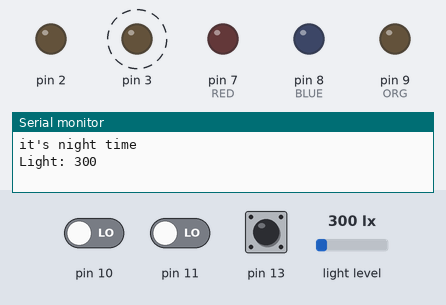
Simulated run of this sketch. Board: Arduino Uno, built for the host (arithmetic inside an expression is 32-bit, double 64-bit). On the bench: output pins drawn as LEDs (lit = HIGH), the last lines printed to the serial monitor. Dashed ring = blinking. The inputs (shaded band) are chosen by the test bench; at power-on: light level 300 lx, pin 10 LOW, pin 11 LOW, pin 13 HIGH.

Above: at 0.2 s.
1.3 s: light level set to 974 lx
4.4 s: light level set to 1016 lx
At 5.55 s:
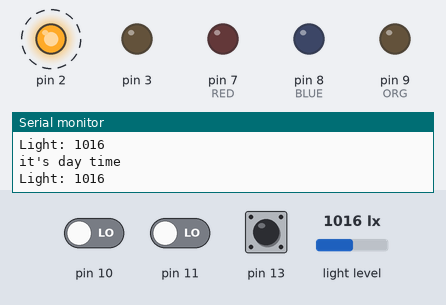
7.5 s: pin 10 driven HIGH
At 8.5 s:
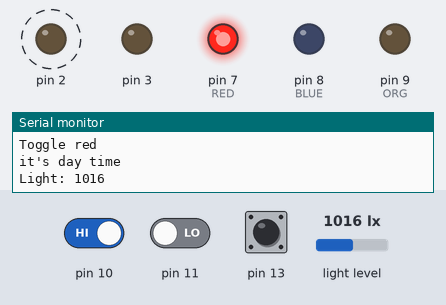
10.6 s: pin 11 driven HIGH
At 11.0 s:
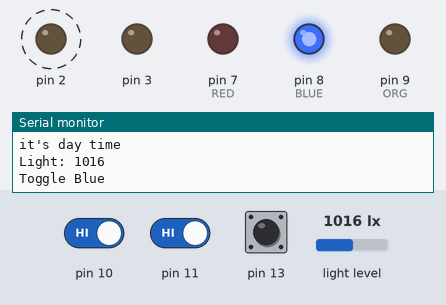
13.7 s: pin 13 pulled LOW for 0.65 s
At 15.2 s:
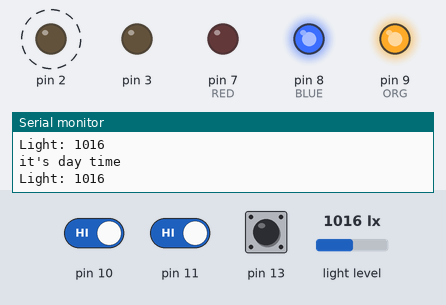
16.9 s: light level set to 40 lx
At 17.65 s:
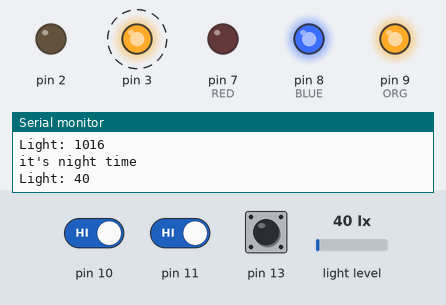
Timing chart, 0 to 21.0 s (numbered marks = the images above; inputs shaded):
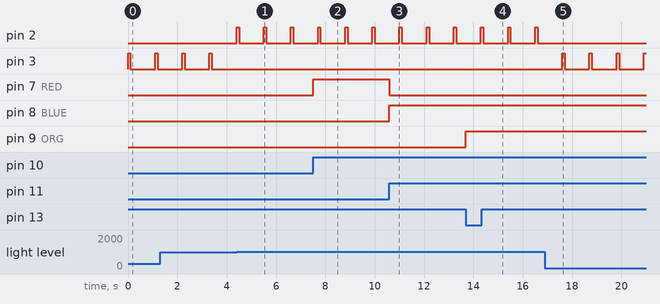

The sketch:

Interrupting.ino
```cpp
#include <BH1750FVI.h>
#define RED 7
#define BLUE 8
#define ORG 9
uint8_t ORG_state = LOW;
uint8_t BLUE_state = LOW;
uint8_t RED_state = LOW;
// Create the Lightsensor instance
BH1750FVI LightSensor(BH1750FVI::k_DevModeContLowRes);

void setup()
{
  Serial.begin(115200);
  LightSensor.begin();
  pinMode(10, INPUT_PULLDOWN);
  pinMode(11, INPUT_PULLDOWN);
  pinMode(13, INPUT_PULLUP);
  attachInterrupt(digitalPinToInterrupt(10), toggle_led1 , RISING);
  attachInterrupt(digitalPinToInterrupt(11), toggle_led2 , RISING);
  attachInterrupt(digitalPinToInterrupt(13), toggle_led3, FALLING);
  pinMode(3,OUTPUT);
  pinMode(2,OUTPUT);
  pinMode(BLUE, OUTPUT);
  pinMode(RED, OUTPUT);
  pinMode(ORG, OUTPUT);

}

void loop()
{
  uint16_t lux = LightSensor.GetLightIntensity();
  if(lux <1000)
  {
  Serial.println("it's night time");
  Serial.print("Light: ");
  Serial.println(lux);
  lux = LightSensor.GetLightIntensity();
  digitalWrite(3,HIGH);
  delay(100);
  digitalWrite(3,LOW);
  }
  else{
      Serial.println("it's day time");
      Serial.print("Light: ");
      Serial.println(lux);
      lux = LightSensor.GetLightIntensity();
      digitalWrite(2,HIGH);
      delay(100);
      digitalWrite(2, LOW);
  }
  delay(1000);
}

void toggle_led1()
{
  Serial.println("Toggle red");
  digitalWrite(BLUE, LOW);
  RED_state = !RED_state ;
  digitalWrite(RED, RED_state);
}

void toggle_led2()
{
  Serial.println("Toggle Blue");
  digitalWrite(RED, LOW);
  BLUE_state = !BLUE_state;
  digitalWrite(BLUE,BLUE_state);
}

void toggle_led3()
{
  ORG_state = !ORG_state;
  digitalWrite(ORG, ORG_state);
}
```

BH1750FVI_4Wire.ino
```cpp

```

Measured:
- the behaviour switches between 999 and 1000 lx on light level (found by bisection; images 0 and 1)
- after the input at 4.4 s, pin 2: alternates HIGH for 0.10 s and LOW for 1.0 s, starting at once; pin 3: stops changing and stays LOW
- after the input at 7.5 s, pin 7 (RED): LOW → HIGH at once
- after the input at 10.6 s, pin 7 (RED): HIGH → LOW at once; pin 8 (BLUE): LOW → HIGH at once
- after the input at 13.7 s, pin 9 (ORG): LOW → HIGH at once
- after the input at 16.9 s, pin 2: stops changing and stays LOW; pin 3: alternates HIGH for 0.10 s and LOW for 1.0 s, starting after 0.71 s
- by itself, pin 3: alternates HIGH for 0.10 s and LOW for 1.0 s
